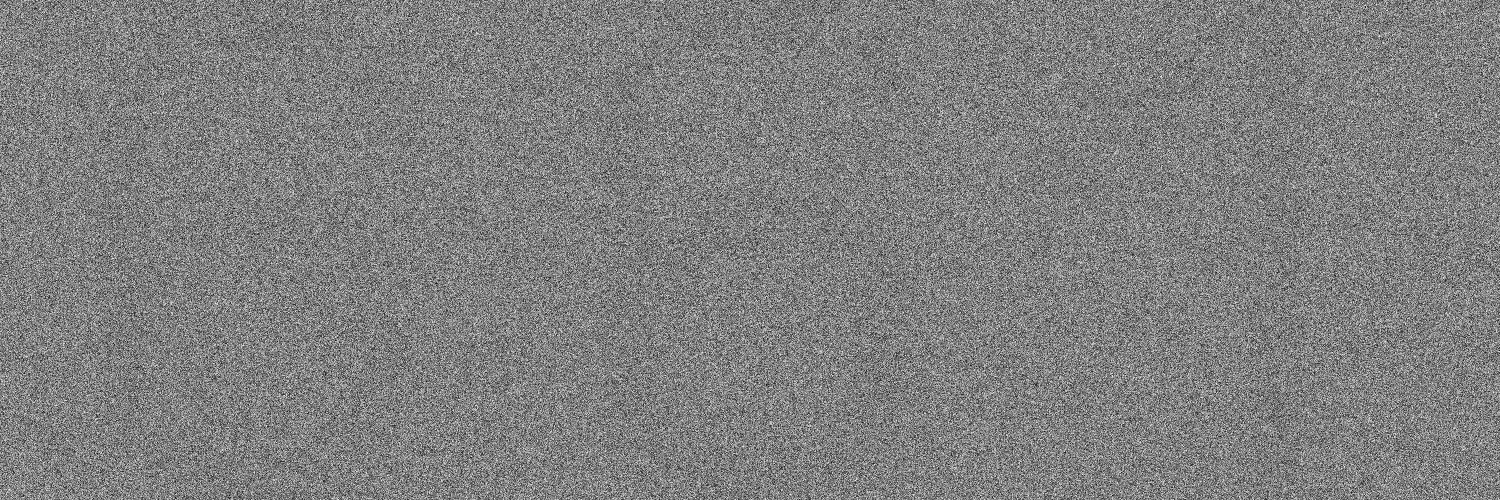
#> input picture sounds_and_images/36.png, 3000 x 1000 px (shown at 1/2 size)
$ python uncover_secrets.py
#> lines starting #> are read from the running program, lines starting #| are printed output that depends on the picture
# -*- coding: utf-8 -*-
"""
Created on Tue Apr  9 16:14:21 2024

@author: Ion-1
"""

from PIL import Image
import numpy as np
import matplotlib.pyplot as plt
import time
import logging


level = logging.WARNING
fmt = "[%(levelname)s] %(asctime)s: %(message)s"
logging.basicConfig(level=level, format=fmt)


with Image.open("36.png") as image:
#> image is the input picture: PIL image 3000x1000 L; min 0, max 254, mean 127.9
    data = np.array(image)
# data = plt.imread("36.png")

start = time.perf_counter()
array1 = np.array(
    [
        [0.01 if y in range(100 * x, 100 * (x + 1)) else 0 for y in range(1000)]
        for x in range(10)
    ]
)
array2 = np.array(
    [
        [0.01 if x in range(100 * y, 100 * (y + 1)) else 0 for y in range(30)]
        for x in range(3000)
    ]
)

end = time.perf_counter()
print(f"Matrix Creation M1: {end-start}")

def func(shape, flat=True):
#> called with shape = (10, 1000), flat = True
    array = np.zeros(shape)
    with np.nditer(array, flags=['multi_index'], op_flags=['writeonly']) as it:
        for item in it:
            x, y = it.multi_index[0], it.multi_index[1]
            if flat: item[...] = 0.01 if 100*x <= y and y < 100*(x+1) else 0
            else: item[...] = 0.01 if 100*y <= x and x < 100*(y+1) else 0
    return array
array1 = func((10,1000), True)
array2 = func((3000,30), False)
start = time.perf_counter()
print(f"Matrix Creation M2: {start-end}")
new_im = np.matmul(
        np.matmul(
            array1,
            data,
        ),
        array2,
    )
end = time.perf_counter()
print(f"Matrix mult: {end-start}s")
plt.imshow(new_im)
new_im = Image.fromarray(new_im)

start = time.perf_counter()
new_im_2 = np.stack(
        [
            arr.mean(axis=1)
            for arr in np.hsplit(
                np.stack([array.mean(axis=0) for array in np.vsplit(data, 10)]), 30
            )
        ]
    ).T
end = time.perf_counter()
print(f"Array chopping: {end-start}s")

start = time.perf_counter()
new_im_3 = np.zeros((10,30))
for i in range(10):
    for j in range(30):
        new_im_3[i][j] = np.mean(data[100*i:100*(i+1), 100*j:100*(j+1)])
#> `# plt.imshow(new_im_3)`:
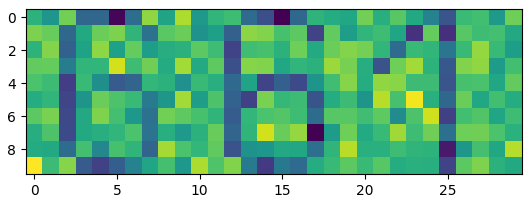
#> figure drawn by matplotlib, 1 panel
end = time.perf_counter()
print(f"Loops: {end-start}s")

# [6 lines of commented-out code are left out]
